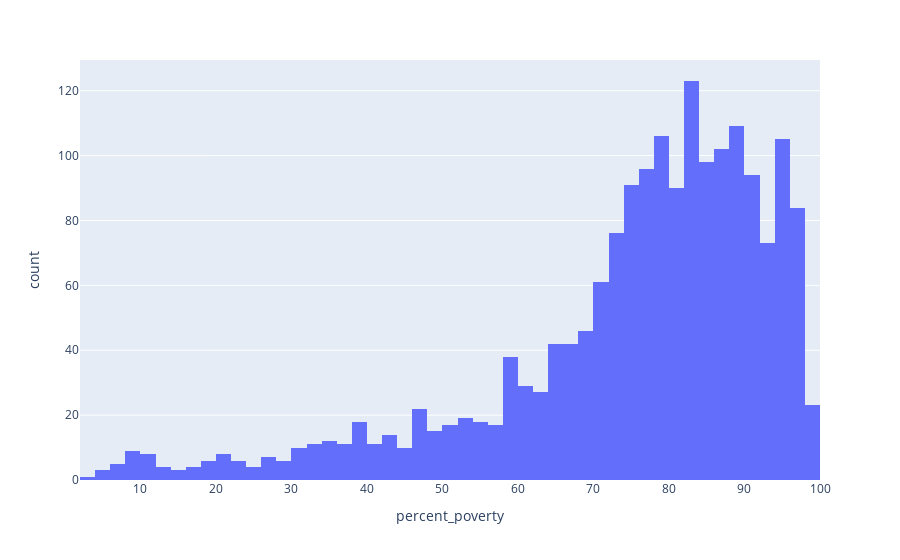

The cell this chart's notebook holds for it:
### Markdown cell above
#### Task 2D. Create a histogram to view the distribution of the percentage of students whose families fall below the poverty line in NYC public high schools.
<span style='background :#FFF59E'>**Hint:** For this one, you'll need to use the `percent_poverty` column of your DataFrame. </span>

### Code cell
# Plot the data showing the % of students whose families are below the poverty line in schools
hist4 = px.histogram(schools, x='percent_poverty')
hist4

### Figure 1 — Plotly figure (JSON) as saved in the notebook; plotly's stock layout.template omitted (floating-point values rounded to 4 significant figures; data arrays with more than 128 entries replaced by an {"elided": "..."} marker saying what was removed)
{"data": [{"alignmentgroup": "True", "bingroup": "x", "hovertemplate": "percent_poverty=%{x}<br>count=%{y}<extra></extra>", "legendgroup": "", "marker": {"color": "#636efa", "pattern": {"shape": ""}}, "name": "", "offsetgroup": "", "orientation": "v", "showlegend": false, "type": "histogram", "x": {"elided": "1834 float values"}, "xaxis": "x", "yaxis": "y"}], "layout": {"autosize": true, "barmode": "relative", "legend": {"tracegroupgap": 0}, "margin": {"t": 60}, "xaxis": {"anchor": "y", "autorange": true, "domain": [0, 1], "range": [2, 100], "title": {"text": "percent_poverty"}, "type": "linear"}, "yaxis": {"anchor": "x", "autorange": true, "domain": [0, 1], "range": [0, 129.5], "title": {"text": "count"}}}}
